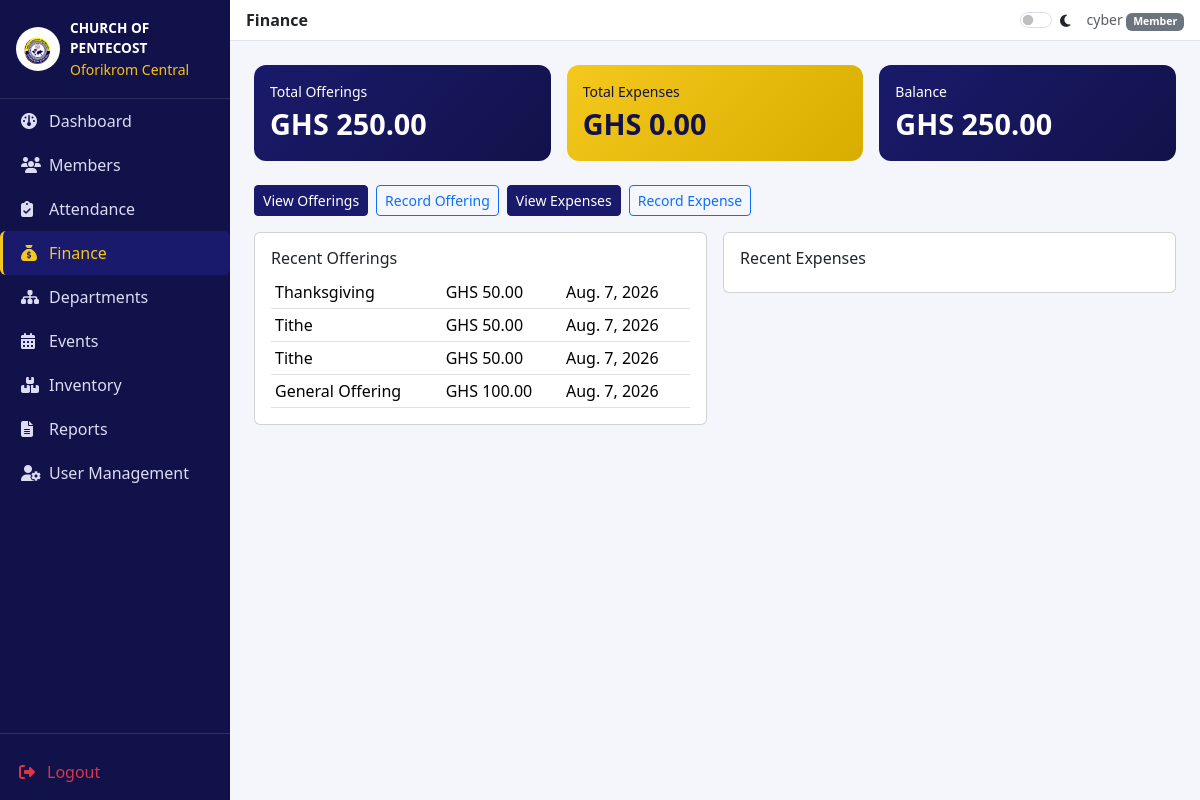
Page /finance/ (signed in) on the committed database.
### backend/accounts/models.py (models this page shows, shortened)
class User(AbstractUser):
    class Role(models.TextChoices):
        ADMIN = "ADMIN", "Administrator"
        PASTOR = "PASTOR", "Pastor"
        SECRETARY = "SECRETARY", "Secretary"
        FINANCE_OFFICER = "FINANCE_OFFICER", "Finance Officer"
        MEMBER = "MEMBER", "Member"
    role = models.CharField(max_length=20, choices=Role.choices, default=Role.MEMBER)
    branch = models.ForeignKey(Branch, on_delete=models.SET_NULL, null=True, blank=True, related_name="users")
    phone_number = models.CharField(max_length=20, blank=True)
    profile_photo = models.ImageField(upload_to="profile_photos/", blank=True, null=True)
    dark_mode_enabled = models.BooleanField(default=False)
    def is_admin(self):
        return self.role == self.Role.ADMIN or self.is_superuser

### backend/finance/models.py (models this page shows, shortened)
class Offering(models.Model):
    class OfferingType(models.TextChoices):
        TITHE = "TITHE", "Tithe"
        OFFERING = "OFFERING", "General Offering"
        THANKSGIVING = "THANKSGIVING", "Thanksgiving"
        BUILDING_FUND = "BUILDING_FUND", "Building Fund"
        SEED = "SEED", "Seed / Special Offering"
        DONATION = "DONATION", "Online Donation"
    class PaymentMethod(models.TextChoices):
        CASH = "CASH", "Cash"
        MOBILE_MONEY = "MOBILE_MONEY", "Mobile Money"
        CARD = "CARD", "Card / Online"
        BANK = "BANK", "Bank Transfer"
    branch = models.ForeignKey(Branch, on_delete=models.CASCADE, related_name="offerings")
    member = models.ForeignKey(Member, on_delete=models.SET_NULL, null=True, blank=True, related_name="offerings")
    donor_name = models.CharField(max_length=150, blank=True, help_text="Used for public/anonymous online donations.")
    offering_type = models.CharField(max_length=20, choices=OfferingType.choices, default=OfferingType.OFFERING)
    amount = models.DecimalField(max_digits=12, decimal_places=2)
    payment_method = models.CharField(max_length=20, choices=PaymentMethod.choices, default=PaymentMethod.CASH)
    reference = models.CharField(max_length=100, blank=True, help_text="Payment gateway reference, if any.")
    date = models.DateField()
    recorded_by = models.ForeignKey(User, on_delete=models.SET_NULL, null=True, related_name="offerings_recorded")
    created_at = models.DateTimeField(auto_now_add=True)
    class Meta:
        ordering = ["-date"]

### backend/finance/views.py (the view)
# urls.py: path('', views.finance_dashboard, name='dashboard'),
@finance_required
def finance_dashboard(request):
    total_offerings = Offering.objects.aggregate(total=Sum("amount"))["total"] or 0
    total_expenses = Expense.objects.aggregate(total=Sum("amount"))["total"] or 0
    recent_offerings = Offering.objects.order_by("-date")[:10]
    recent_expenses = Expense.objects.order_by("-date")[:10]
    return render(request, "finance/finance_dashboard.html", {
        "total_offerings": total_offerings, "total_expenses": total_expenses,
        "balance": total_offerings - total_expenses,
        "recent_offerings": recent_offerings, "recent_expenses": recent_expenses,
    })

### templates/finance/finance_dashboard.html (shortened to what this page needs)
{% extends "base/dashboard_base.html" %}
{% block page_title %}Finance{% endblock %}
{% block content %}
<div class="row g-3 mb-4">
  <div class="col-md-4"><div class="card stat-card p-3"><div class="small">Total Offerings</div><div class="stat-value">GHS {{ total_offerings|floatformat:2 }}</div></div></div>
  <div class="col-md-4"><div class="card stat-card gold p-3"><div class="small">Total Expenses</div><div class="stat-value">GHS {{ total_expenses|floatformat:2 }}</div></div></div>
  <div class="col-md-4"><div class="card stat-card p-3"><div class="small">Balance</div><div class="stat-value">GHS {{ balance|floatformat:2 }}</div></div></div>
</div>
<div class="d-flex gap-2 mb-3">
  <a href="{% url 'finance:offerings' %}" class="btn btn-navy btn-sm">View Offerings</a>
  <a href="{% url 'finance:offering_create' %}" class="btn btn-outline-primary btn-sm">Record Offering</a>
  <a href="{% url 'finance:expenses' %}" class="btn btn-navy btn-sm">View Expenses</a>
  <a href="{% url 'finance:expense_create' %}" class="btn btn-outline-primary btn-sm">Record Expense</a>
</div>
<div class="row g-3">
  <div class="col-md-6">
    <div class="card p-3">
      <h6>Recent Offerings</h6>
      <table class="table table-sm mb-0"><tbody>
        {% for o in recent_offerings %}<tr><td>{{ o.get_offering_type_display }}</td><td>GHS {{ o.amount }}</td><td>{{ o.date }}</td></tr>{% endfor %}
      </tbody></table>
    </div>
  </div>
  <div class="col-md-6">
    <div class="card p-3">
      <h6>Recent Expenses</h6>
    </div>
  </div>
</div>
{% endblock %}

### templates/base/dashboard_base.html (shortened to what this page needs)
{% load static %}
<!DOCTYPE html>
<html lang="en">
<head>
  <link href="{% static 'vendor/bootstrap/css/bootstrap.min.css' %}" rel="stylesheet">
  <link rel="stylesheet" href="{% static 'vendor/fontawesome/all.min.css' %}">
  <link href="{% static 'css/style.css' %}" rel="stylesheet">
  <link rel="stylesheet" href="https://cdnjs.cloudflare.com/ajax/libs/font-awesome/6.4.0/css/all.min.css">
</head>
<body>
  <div class="d-flex">
    <div class="sidebar d-none d-md-flex flex-column flex-shrink-0">
      <div class="brand d-flex align-items-center">
        <img src="{% static 'images/church_logo.jpg' %}" class="church-logo" alt="Logo">
        <div>
          <div class="fw-bold" style="font-size:.85rem;">CHURCH OF PENTECOST</div>
          <div class="small text-warning">Oforikrom Central</div>
        </div>
      </div>
      <ul class="nav nav-pills flex-column mb-auto">
        <li class="nav-item"><a
            class="nav-link {% if request.resolver_match.namespace == 'dashboard' %}active{% endif %}"
            href="{% url 'dashboard:home' %}"><i class="fa-solid fa-gauge me-2"></i>Dashboard</a></li>
        <li class="nav-item"><a class="nav-link {% if request.resolver_match.namespace == 'members' %}active{% endif %}"
            href="{% url 'members:list' %}"><i class="fa-solid fa-users me-2"></i>Members</a></li>
        <li class="nav-item"><a
            class="nav-link {% if request.resolver_match.namespace == 'attendance' %}active{% endif %}"
            href="{% url 'attendance:list' %}"><i class="fa-solid fa-clipboard-check me-2"></i>Attendance</a></li>
        <li class="nav-item"><a class="nav-link {% if request.resolver_match.namespace == 'finance' %}active{% endif %}"
            href="{% url 'finance:dashboard' %}"><i class="fa-solid fa-sack-dollar me-2"></i>Finance</a></li>
        <li class="nav-item"><a
            class="nav-link {% if request.resolver_match.namespace == 'departments' %}active{% endif %}"
            href="{% url 'departments:list' %}"><i class="fa-solid fa-sitemap me-2"></i>Departments</a></li>
        <li class="nav-item"><a class="nav-link {% if request.resolver_match.namespace == 'events' %}active{% endif %}"
            href="{% url 'events:list' %}"><i class="fa-solid fa-calendar-days me-2"></i>Events</a></li>
        <li class="nav-item"><a
            class="nav-link {% if request.resolver_match.namespace == 'inventory' %}active{% endif %}"
            href="{% url 'inventory:list' %}"><i class="fa-solid fa-boxes-stacked me-2"></i>Inventory</a></li>
        <li class="nav-item"><a class="nav-link {% if request.resolver_match.namespace == 'reports' %}active{% endif %}"
            href="{% url 'reports:center' %}"><i class="fa-solid fa-file-lines me-2"></i>Reports</a></li>
        {% if user.is_admin %}
        <li class="nav-item"><a
            class="nav-link {% if request.resolver_match.url_name == 'manage_users' %}active{% endif %}"
            href="{% url 'accounts:manage_users' %}"><i class="fa-solid fa-user-gear me-2"></i>User Management</a></li>
        {% endif %}
      </ul>
      <hr class="text-white-50">
      <a href="{% url 'accounts:logout' %}" class="nav-link text-danger px-3 pb-3"><i
          class="fa-solid fa-right-from-bracket me-2"></i>Logout</a>
    </div>
    <div class="flex-grow-1">
      <nav class="topbar navbar navbar-expand px-3 py-2">
        <span class="fw-semibold">{% block page_title %}Dashboard{% endblock %}</span>
        <div class="ms-auto d-flex align-items-center gap-3">
          <div class="form-check form-switch mb-0">
            <input class="form-check-input" type="checkbox" id="darkModeToggle">
            <label class="form-check-label small" for="darkModeToggle"><i class="fa-solid fa-moon"></i></label>
          </div>
          <span class="small text-muted">{{ user.get_full_name|default:user.username }} <span
              class="badge bg-secondary">{{ user.get_role_display }}</span></span>
        </div>
      </nav>
      <div class="container-fluid p-4">
        {% block content %}{% endblock %}
      </div>
    </div>
  </div>
</body>
</html>

### static/css/style.css (style rules this page uses)
:root { --cop-navy:#1a1a6c; --cop-navy-dark:#12124a; --cop-gold:#f4c81c; --cop-gold-dark:#d9ad00; --cop-light-bg:#f5f6fb; }
body { background-color: var(--cop-light-bg); font-family:"Segoe UI", Roboto, Arial, sans-serif; }
.church-logo { height:44px; width:44px; border-radius:50%; object-fit:cover; margin-right:10px; }
.btn-navy { background:var(--cop-navy); border-color:var(--cop-navy); color:#fff; }
.sidebar { min-height:100vh; background:var(--cop-navy-dark); color:#fff; width:230px; }
.sidebar .brand { padding:18px 16px; border-bottom:1px solid rgba(255,255,255,.1); }
.sidebar .nav-link { color:#dcdcf5; padding:10px 18px; border-left:3px solid transparent; }
.sidebar .nav-link:hover, .sidebar .nav-link.active { background:var(--cop-navy); color:var(--cop-gold); border-left:3px solid var(--cop-gold); }
.sidebar .nav-link i { width:20px; }
.topbar { background:#fff; border-bottom:1px solid #e3e3ef; }
.stat-card { border:none; border-radius:12px; color:#fff; background:linear-gradient(135deg,var(--cop-navy),var(--cop-navy-dark)); }
.stat-card.gold { background:linear-gradient(135deg,var(--cop-gold),var(--cop-gold-dark)); color:var(--cop-navy-dark); }
.stat-card .stat-value { font-size:1.8rem; font-weight:700; }

### rows in the picture
User: get_full_name "cyber", role "Member"
Offering: offering_type "Thanksgiving", amount "50.00", date "Aug. 7, 2026"
Offering: offering_type "Tithe", amount "50.00", date "Aug. 7, 2026"
Offering: offering_type "Tithe", amount "50.00", date "Aug. 7, 2026"
Offering: offering_type "General Offering", amount "100.00", date "Aug. 7, 2026"

### other values in the picture
{{ total_offerings|floatformat:2 }} "250.00"
{{ total_expenses|floatformat:2 }} "0.00"
{{ balance|floatformat:2 }} "250.00"
